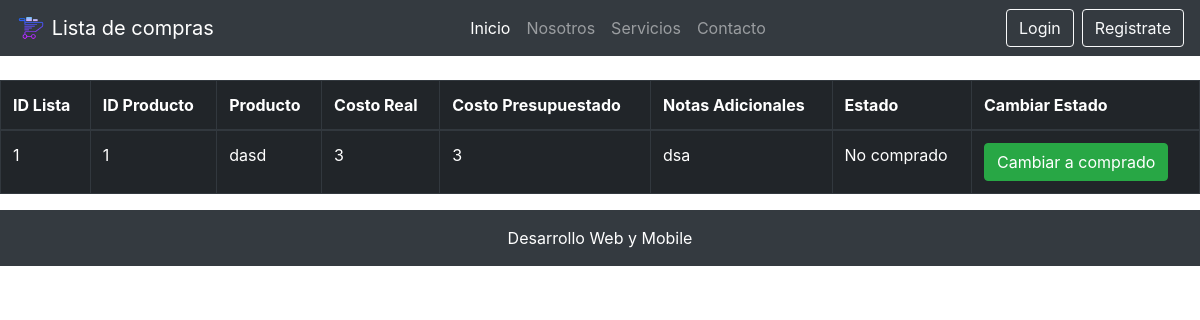
Screenshot of /listar-productos/1/ with the database file from the repository.
### core/models.py (models this page shows, shortened)
class Producto(models.Model):
    nombre = models.CharField(max_length=50)
    costo_real = models.IntegerField(verbose_name="Costo Real")
    costo_presupuestado = models.IntegerField(verbose_name="Costo Presupuestado")
    notas_adicionales = models.CharField( max_length=200, verbose_name="Notas Adicionales")
    estadoProducto = models.ForeignKey(EstadoProducto, on_delete=models.CASCADE, verbose_name="Estado Producto")
    lista = models.ForeignKey(Lista, on_delete=models.CASCADE)
    tienda = models.ForeignKey(Tienda, on_delete=models.CASCADE)

class Lista(models.Model):
    usuario = models.ForeignKey(User, on_delete=models.CASCADE, verbose_name="Nombre Usuario")
    nombre_lista = models.CharField(max_length=30 ,verbose_name="Nombre Lista")
    total_productos_agregados = models.IntegerField(verbose_name="Productos Agregados")
    total_productos_comprados = models.IntegerField(verbose_name="Productos Comprados")
    costo_total_presupuestado = models.IntegerField(verbose_name="Total Presupuestado")
    costo_total_real = models.IntegerField(verbose_name="Total Real")
    estadoLista = models.ForeignKey(EstadoLista, on_delete=models.CASCADE, verbose_name="Estado Lista")

class EstadoProducto(models.Model):
    nombre = models.CharField(max_length=30, verbose_name="Estado Producto")

### core/views.py (the view)
# urls.py: path('listar-productos/<id>/', listar_productos, name="listar_productos"),
def listar_productos(request, id):
    productos = Producto.objects.filter(lista=id)
    return render(request, 'core/listar_productos.html', {
        'productos': productos
    })

### core/templates/core/listar_productos.html
{% extends 'core/base.html' %}
{% load static %}
{% block contenido %}
<br>
<div class="table-responsive">
    <table class="table table-dark table-bordered table-hover table-condensed">
        <tr>
            <thead>
                <th>ID Lista</th>
                <th>ID Producto</th>
                <th>Producto</th>
                <th>Costo Real</th>
                <th>Costo Presupuestado</th>
                <th>Notas Adicionales</th>
                <th>Estado</th>
                <th>Cambiar Estado</th>
            </thead>
        </tr>
        <tbody>
            {% for p in productos %}
            <tr>
                <td>{{ p.lista.id }}</td>
                <td>{{ p.id }}</td>
                <td>{{ p.nombre }}</td>
                <td>{{ p.costo_real }}</td>
                <td>{{ p.costo_presupuestado }}</td>
                <td>{{ p.notas_adicionales }}</td>
                <td>{{ p.estadoProducto.nombre }}</td>
                <td>
                    {% if p.estadoProducto.id == 2 %}
                        <a href="{% url 'estado_comprado' p.id %}" class="btn btn-success">Cambiar a comprado</a>
                    {% else %}
                        <a href="{% url 'estado_nocomprado' p.id %}" class="btn btn-danger">Cambiar a No comprado</a>
                    {% endif %}
                </td>
            </tr>
            {% endfor %}
        </tbody>
    </table>
</div>
{% endblock contenido %}

### core/static/core/css/estilos.css (style rules this page uses)
* { margin: 0; padding: 0; }

### rows the page displays
Producto: lista.id "1", id "1", nombre "dasd", costo_real "3", costo_presupuestado "3", notas_adicionales "dsa", estadoProducto.nombre "No comprado", shows "Cambiar a comprado"
